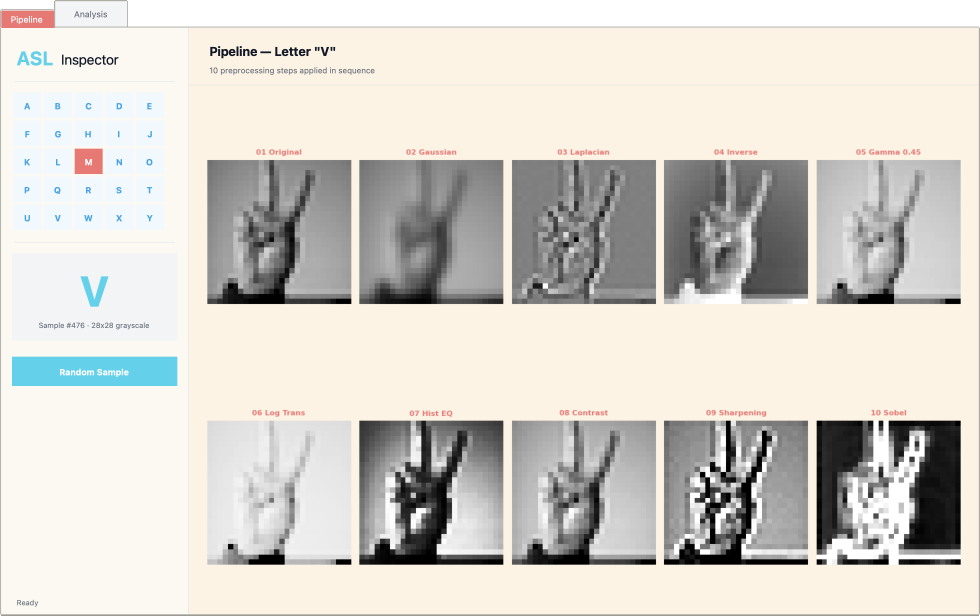
#> input picture assets/11.png, 2940 x 1846 px (shown at 1/3 size); its folder holds only this picture in this run
$ python -i asl_live_camera.py   (imports and definitions only)   (older library calls are emulated)
#> lines starting #> are read from the running program, lines starting #| are printed output that depends on the picture
#> further down, picture is the input picture: shape (1846, 2940, 3); mean B, G, R 202.1, 208.8, 212.1
# ╔══════════════════════════════════════════════════════════════════════════════╗
# ║   CS.383 — Real-Time Sign Language Preprocessing Visualizer               ║
# ║   Upgraded: larger fonts · live histograms · no Lab tags · clean UI        ║
# ╚══════════════════════════════════════════════════════════════════════════════╝

import tkinter as tk
from tkinter import ttk
import threading
import time
import cv2
import numpy as np
from PIL import Image, ImageTk
from skimage import filters
import matplotlib
# [1 line not run here, left out]
from matplotlib.figure import Figure
from matplotlib.backends.backend_tkagg import FigureCanvasTkAgg


# ══════════════════════════════════════════════════════════════════════════════
# PREPROCESSING FUNCTIONS
# ══════════════════════════════════════════════════════════════════════════════

def gaussian_blur(image, sigma=1):
#> called with sigma = 1
    return filters.gaussian(image, sigma=sigma)

def laplacian_filter(image):
    lap = filters.laplace(image)
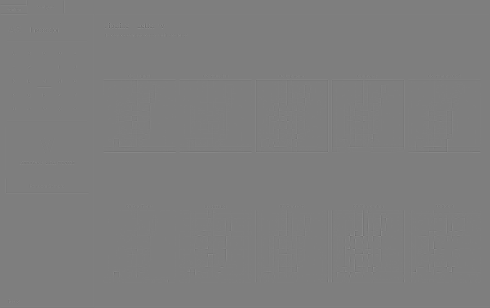
#> lap: shape (1846, 2940) float64 (shown at 1/6 size); min -1.72, max 1.74, mean -6.91e-19; drawn with min black and max white
    lap = lap - lap.min()
    if lap.max() > 0:
        lap = lap / lap.max()
    return lap

def image_inverse(image):
    if image.dtype != np.uint8:
        image = (image * 255).astype(np.uint8)
    return 255 - image
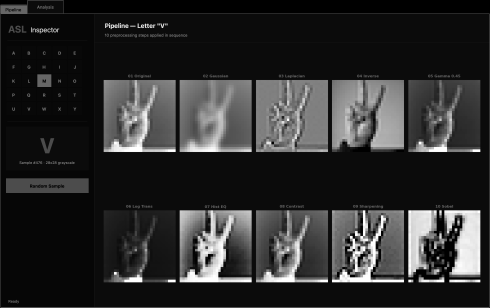
#> returned value: shape (1846, 2940) (shown at 1/6 size); min 0, max 255, mean 45.9

def gamma_correction(image, gamma=0.5):
#> called with gamma = 0.45
    img = image.astype(np.float64)
    if img.max() > 1.0:
        img = img / 255.0
    return np.clip(img ** gamma, 0, 1)
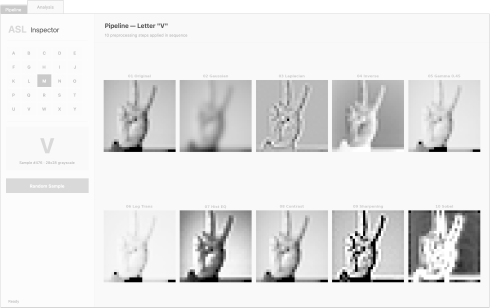
#> returned value: shape (1846, 2940) float64 (shown at 1/6 size); min 0, max 1, mean 0.897

def log_transform(image):
    img = image.astype(float)
    result = (255.0 * np.log(1 + img)) / np.log(256)
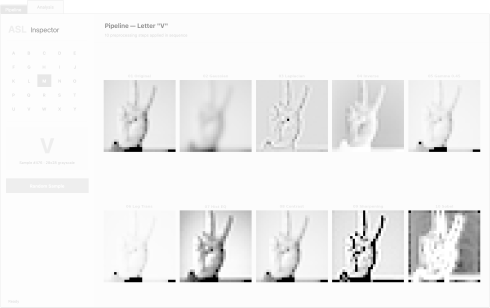
#> result: shape (1846, 2940) float64 (shown at 1/6 size); min 0, max 255, mean 240.9
    return np.clip(result, 0, 255).astype(np.uint8)

def histogram_equalization(image):
    if image.dtype != np.uint8:
        image = (image * 255).astype(np.uint8)
    flat    = image.flatten()
    hist, _ = np.histogram(image, 256, [0, 255])
#> hist = 256 values, max 2387368 at index 244, min 504 at index 53, mean 21200.2
    cdf     = hist.cumsum()
#> cdf = 256 values from 36874 to 5427240
    cdf_m   = np.ma.masked_equal(cdf, 0)
    cdf_m   = (cdf_m - cdf_m.min()) * 255 / (cdf_m.max() - cdf_m.min())
    cdf     = np.ma.filled(cdf_m, 0).astype('uint8')
#> cdf = 256 values from 0 to 255
    return np.reshape(cdf[flat], image.shape)
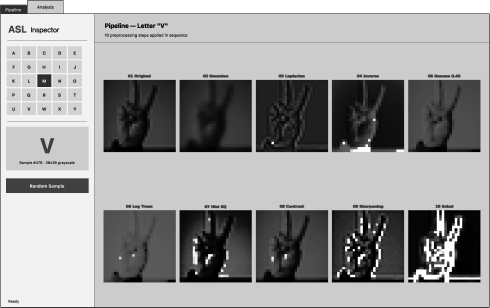
#> returned value: shape (1846, 2940) (shown at 1/6 size); min 0, max 255, mean 153.4

def contrast_stretching(image):
    if image.dtype != np.uint8:
        image = (image * 255).astype(np.uint8)
    b, a = image.max(), image.min()
#> b = 255; a = 0
    if b == a:
        return image
    return (255 * (image.astype(float) - a) / (b - a)).astype(np.uint8)

def sharpening_filter(image):
    if image.dtype != np.uint8:
        image = (image * 255).astype(np.uint8)
    kernel = np.array([[ 0, -1,  0],
                        [-1,  5, -1],
                        [ 0, -1,  0]])
    return cv2.filter2D(image, -1, kernel)

def sobel_edge_detection(image):
    if image.dtype != np.uint8:
        image = (image * 255).astype(np.uint8)
    sobelx = cv2.Sobel(image, cv2.CV_64F, 1, 0, ksize=3)
    sobely = cv2.Sobel(image, cv2.CV_64F, 0, 1, ksize=3)
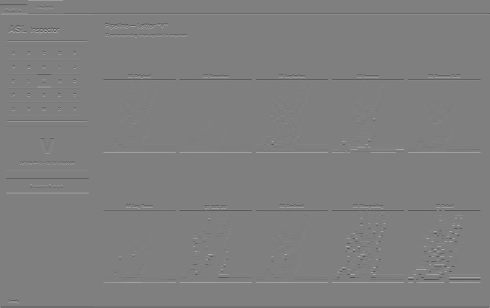
#> sobely: shape (1846, 2940) float64 (shown at 1/6 size); min -1020, max 1020, mean -0.9; drawn with min black and max white
    return np.clip(cv2.magnitude(sobelx, sobely), 0, 255).astype(np.uint8)
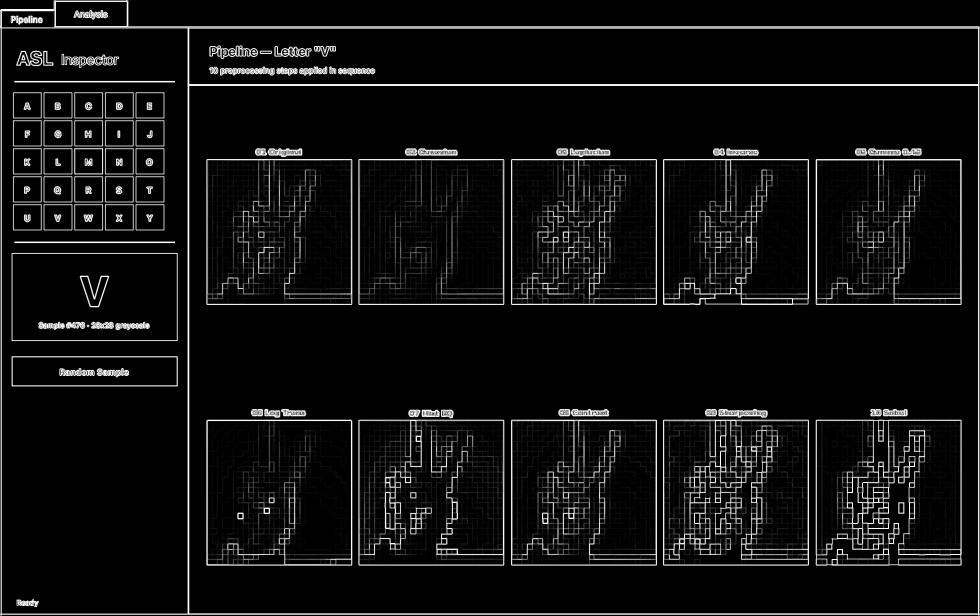
#> returned value: shape (1846, 2940) (shown at 1/3 size); min 0, max 255, mean 16.1


def run_pipeline(frame_bgr):
    """
    Run the full preprocessing pipeline on a BGR webcam frame.
    Returns list of (step_name, formula, uint8_gray_image) tuples.
    """
    gray     = cv2.cvtColor(frame_bgr, cv2.COLOR_BGR2GRAY)

    blurred  = gaussian_blur(gray.astype(float) / 255.0, sigma=1)
    blurred8 = (blurred * 255).astype(np.uint8)

    lap      = laplacian_filter(gray.astype(float) / 255.0)
    lap8     = (lap * 255).astype(np.uint8)

    inv      = image_inverse(gray)
    gam      = gamma_correction(gray, gamma=0.45)
    gam8     = (gam * 255).astype(np.uint8)
    logt     = log_transform(gray)
    heq      = histogram_equalization(gray)
    st       = contrast_stretching(heq)
    sh       = sharpening_filter(st)
    sobel    = sobel_edge_detection(sh)

    return [
        ("Original",            "BGR → Grayscale",              gray),
        ("Gaussian Blur σ=1",   "filters.gaussian(img, σ=1)",   blurred8),
        ("Laplacian",           "filters.laplace(img)",          lap8),
        ("Inverse",             "255 − image",                   inv),
        ("Gamma  γ=0.45",       "(img/255)^0.45",                gam8),
        ("Log Transform",       "255·log(1+f)/log(256)",         logt),
        ("Hist. Equalization",  "CDF remapping",                 heq),
        ("Contrast Stretching", "255·(x−min)/(max−min)",         st),
        ("Sharpening",          "cv2.filter2D  [0,−1,0]",        sh),
        ("Sobel Edges",         "√(Gx²+Gy²)",                    sobel),
    ]


# ══════════════════════════════════════════════════════════════════════════════
# DESIGN TOKENS
# ══════════════════════════════════════════════════════════════════════════════
BG      = '#0b0d14'
PANEL   = '#12151f'
CARD    = '#181c28'
BORDER  = '#252d40'
TEXT    = '#dde4f5'
MUTED   = '#4a5568'
ACCENT  = '#00e5ff'
SUCCESS = '#10b981'
DANGER  = '#ef4444'
WARNING = '#f59e0b'
ACCENT2 = '#7c3aed'

PLOT_BG   = '#0d1117'
PLOT_FACE = '#161b27'

# Per-step accent colours
STEP_COLORS = [
    '#4fc3f7',  # Original
    '#38bdf8',  # Gaussian
    '#818cf8',  # Laplacian
    '#a78bfa',  # Inverse
    '#c084fc',  # Gamma
    '#34d399',  # Log
    '#6ee7b7',  # HEQ
    '#fbbf24',  # Contrast
    '#fb923c',  # Sharpening
    '#f87171',  # Sobel
]

TITLE_FONT = ('Georgia', 15, 'bold')
HEAD_FONT  = ('Georgia', 11, 'bold')
BODY_FONT  = ('Courier New', 11)
MONO_LARGE = ('Courier New', 12, 'bold')
SMALL      = ('Courier New', 9)

# Configure matplotlib globally
# [8 lines not run here, left out]

THUMB    = 150   # thumbnail px
FEED_W   = 500
FEED_H   = 370


# ══════════════════════════════════════════════════════════════════════════════
# STEP CARD — image thumbnail + live histogram
# ══════════════════════════════════════════════════════════════════════════════
class StepCard(tk.Frame):
    """Card showing: step name, image thumbnail, live histogram."""

    # [75 lines left out: functions __init__, update_image, not called in this run]


# ══════════════════════════════════════════════════════════════════════════════
# LIVE FEED PANEL
# ══════════════════════════════════════════════════════════════════════════════
class LiveFeed(tk.Frame):
    # [39 lines left out: functions __init__, update_frame, set_live, not called in this run]


# ══════════════════════════════════════════════════════════════════════════════
# MAIN APPLICATION
# ══════════════════════════════════════════════════════════════════════════════
class ASLPreprocessingGUI:

    # [244 lines left out: functions __init__, _setup_window, _build_ui, _build_controls, _build_pipeline_legend, _build_step_grid and 6 more, not called in this run]


# ══════════════════════════════════════════════════════════════════════════════
# ENTRY POINT
# ══════════════════════════════════════════════════════════════════════════════
# [5 lines not run here, left out]

>>> import cv2
>>> picture = cv2.imread('assets/11.png')
>>> result = run_pipeline(picture)
#> result = 10 items

$ run again, on assets/22.png
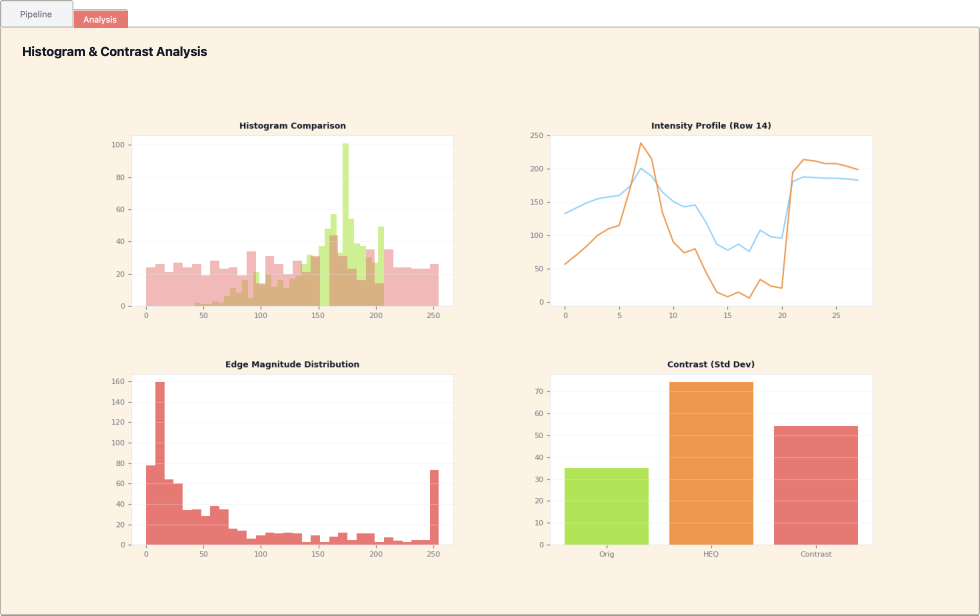
#> input picture assets/22.png, 2940 x 1846 px (shown at 1/3 size)
#> picture is the input picture: shape (1846, 2940, 3); mean B, G, R 225.4, 238.1, 248.7
#> in log_transform, `result = (255.0 * np.log(1 + img)) / np.log(256)`:
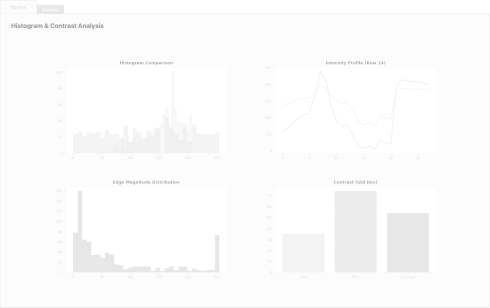
#> result: shape (1846, 2940) float64 (shown at 1/6 size); min 148, max 255, mean 251.8
#> hist = 256 values, max 3098363 at index 244, min 0 at index 0, mean 21200.2
#> in histogram_equalization, `cdf     = hist.cumsum()`: cdf = 256 values from 0 to 5427240
#> in histogram_equalization, `cdf     = np.ma.filled(cdf_m, 0).astype('uint8')`: cdf = 256 values from 0 to 255
#> b = 255; a = 0
#> in sobel_edge_detection, `return np.clip(cv2.magnitude(sobelx, sobely), 0, 255).astype(np.uint8)`:
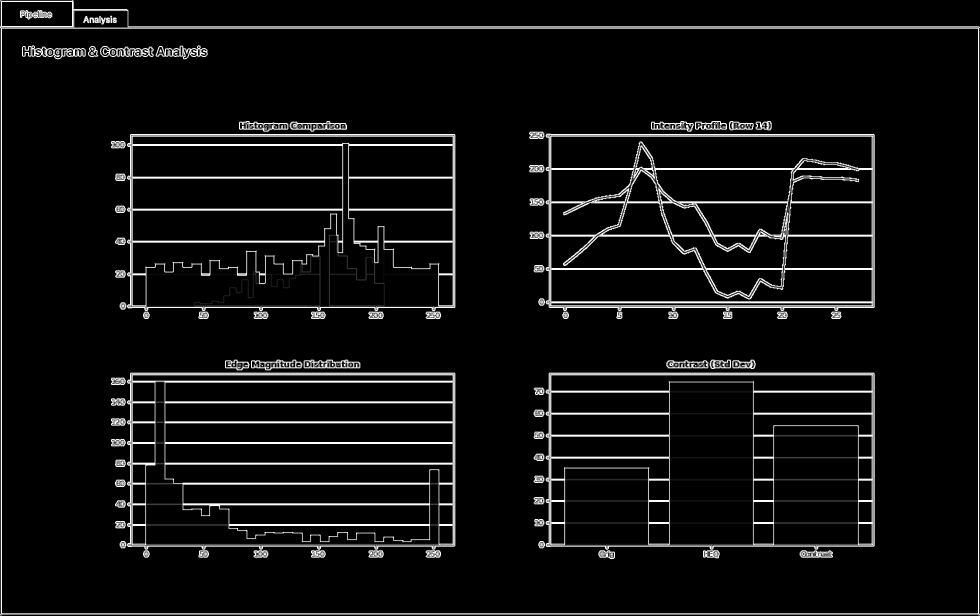
#> returned value: shape (1846, 2940) (shown at 1/3 size); min 0, max 255, mean 15.3
#> `result = run_pipeline(picture)`: result = 10 items

$ run again, on assets/33.png
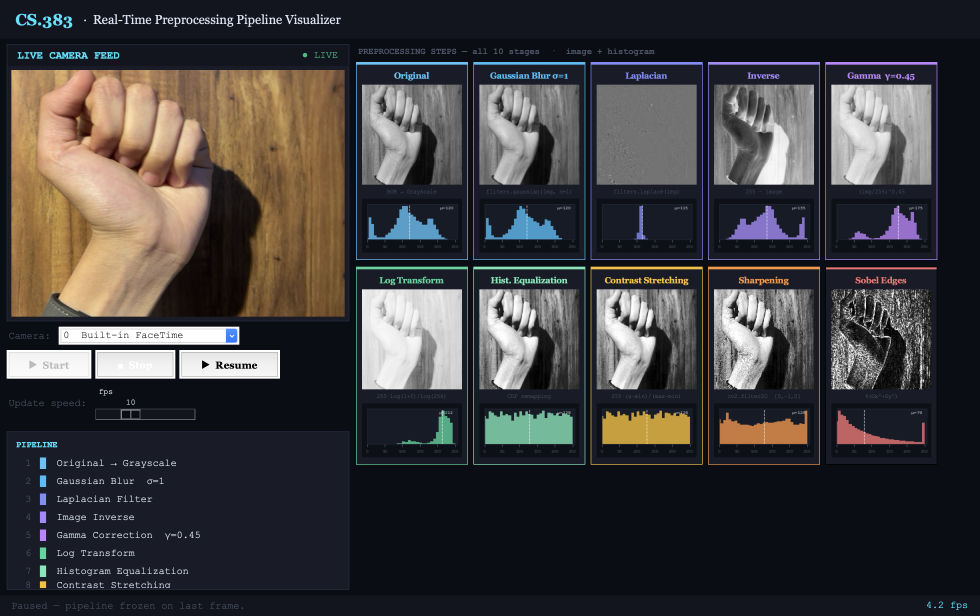
#> input picture assets/33.png, 2940 x 1846 px (shown at 1/3 size)
#> picture is the input picture: shape (1846, 2940, 3); mean B, G, R 62.9, 61.7, 64
#> in log_transform, `result = (255.0 * np.log(1 + img)) / np.log(256)`:
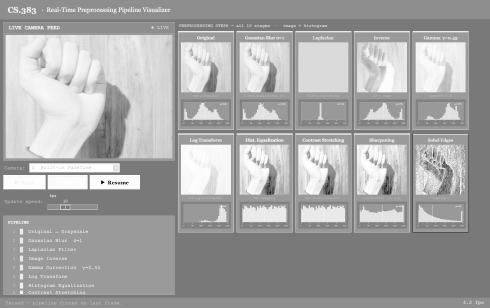
#> result: shape (1846, 2940) float64 (shown at 1/6 size); min 0, max 255, mean 166.9
#> hist = 256 values, max 1459369 at index 13, min 601 at index 1, mean 21200.2
#> in histogram_equalization, `cdf     = hist.cumsum()`: cdf = 256 values from 5883 to 5427240
#> in histogram_equalization, `cdf     = np.ma.filled(cdf_m, 0).astype('uint8')`: cdf = 256 values from 0 to 255
#> b = 255; a = 0
#> in sobel_edge_detection, `return np.clip(cv2.magnitude(sobelx, sobely), 0, 255).astype(np.uint8)`:
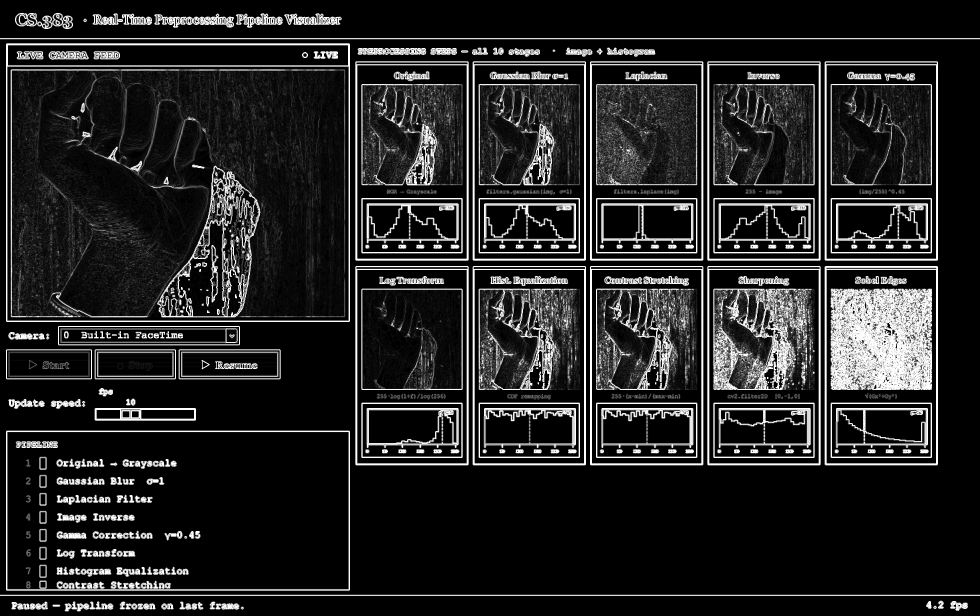
#> returned value: shape (1846, 2940) (shown at 1/3 size); min 0, max 255, mean 36
#> `result = run_pipeline(picture)`: result = 10 items
